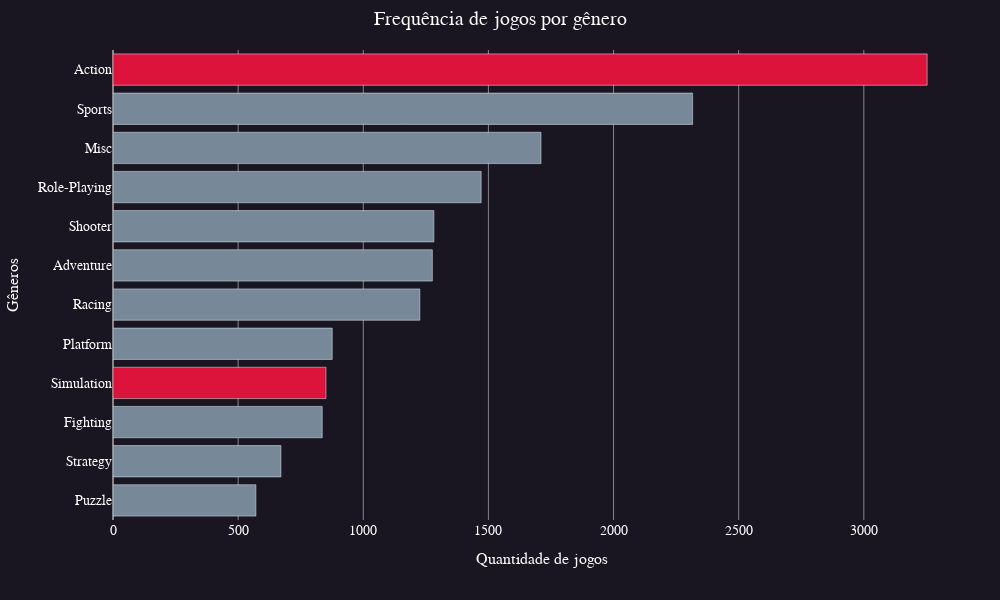

Notebook code for this chart:
### Markdown cell above
Houve mais unidades vendidas para jogos do gênero ação, porém a quantidade de jogos desse gênero também é superior a quantidade de jogos de outras categorias

### Code cell
df_genre_count_jogos = df_video_game_filtrado.groupby('genre', as_index=False)['name'].count().sort_values('name')
cores = df_genre_count_jogos.reset_index()['genre'].apply(lambda x: 'lightslategray' if x != 'Action' and x != 'Simulation' else 'crimson')
fig = go.Figure(
    go.Bar(
        x=df_genre_count_jogos['name'],
        y=df_genre_count_jogos['genre'],
        orientation='h',
        marker_color=list(cores)
        
    )
)

fig.update_layout(
    title_text="Frequência de jogos por gênero",
    xaxis_title='Quantidade de jogos',
    yaxis_title='Gêneros',

    # Padrao
    **layout_padrao,
    
    # Eixo Y
    yaxis_showgrid=False,
)

fig.show()

### Figure 1 — Plotly figure (JSON) as saved in the notebook; plotly's stock layout.template omitted (floating-point values rounded to 4 significant figures)
{"data": [{"marker": {"color": ["lightslategray", "lightslategray", "lightslategray", "crimson", "lightslategray", "lightslategray", "lightslategray", "lightslategray", "lightslategray", "lightslategray", "lightslategray", "crimson"]}, "orientation": "h", "type": "bar", "x": [571, 671, 836, 851, 876, 1226, 1276, 1282, 1471, 1710, 2316, 3253], "y": ["Puzzle", "Strategy", "Fighting", "Simulation", "Platform", "Racing", "Adventure", "Shooter", "Role-Playing", "Misc", "Sports", "Action"]}], "layout": {"font": {"color": "#fff", "family": "Balto"}, "height": 600, "margin": {"b": 80, "l": 60, "r": 30, "t": 50}, "paper_bgcolor": "#191622", "plot_bgcolor": "#191622", "title": {"font": {"size": 20}, "text": "Frequência de jogos por gênero", "x": 0.5, "xanchor": "center"}, "width": 1000, "xaxis": {"gridcolor": "#868686", "gridwidth": 1, "tickfont": {"size": 14}, "title": {"font": {"size": 16}, "text": "Quantidade de jogos"}, "zerolinecolor": "#868686", "zerolinewidth": 2}, "yaxis": {"gridcolor": "#868686", "gridwidth": 1, "showgrid": false, "tickfont": {"size": 14}, "title": {"font": {"size": 16}, "text": "Gêneros"}, "zerolinecolor": "#868686", "zerolinewidth": 2}}}
